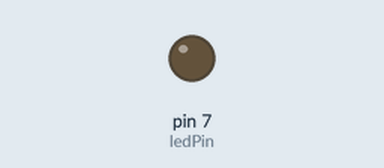
Simulated run of this sketch. Board: Arduino Uno, built with avr-gcc and run on an emulated ATmega328P. Shown: output pins drawn as LEDs (lit = HIGH). Dashed ring = blinking. At 2.0 s the program stops and its outputs stay as they are.

Above: at 0.5 s.
At 1.85 s:
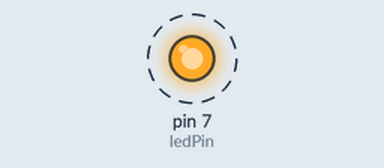
Timing chart, 0 to 3.0 s (numbered marks = the images above):
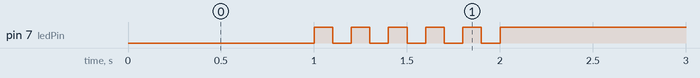

Measured:
- by itself, pin 7 (ledPin): alternates HIGH for 0.10 s and LOW for 0.10 s, 11 changes in all, then stays HIGH

The sketch:

05_practice_2.ino
```cpp
const int ledPin = 7;

void setup() {
  pinMode(ledPin, OUTPUT);
  digitalWrite(ledPin, HIGH); // Active Low: 초기 꺼짐 상태
}

void loop() {
  // 1. 처음 1초 동안 LED 켜기 (Active Low: LOW = ON)
  digitalWrite(ledPin, LOW);
  delay(1000);

  // 2. 다음 1초 동안 LED 5회 깜빡이기
  for (int i = 0; i < 5; i++) {
    digitalWrite(ledPin, HIGH); // Off
    delay(100);
    digitalWrite(ledPin, LOW);  // On
    delay(100);
  }

  // 3. LED 끄고 무한루프 종료
  digitalWrite(ledPin, HIGH); // Off

  while (1) {
    // infinite loop
  }
}
```
